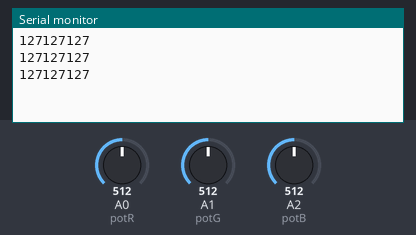
This sketch was run on a simulated Arduino Uno, built with avr-gcc and run on an emulated ATmega328P. Shown: the last lines printed to the serial monitor. The test bench sets the inputs (shaded band); at power-on: A0 (potR) = 512, A1 (potG) = 512, A2 (potB) = 512.

Above: at 1.3 s.
1.4 s: A0 (potR) set to 716
At 1.9 s:
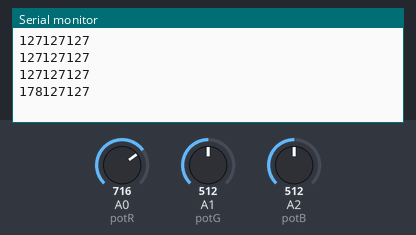
2.9 s: A1 (potG) set to 716
At 3.4 s:
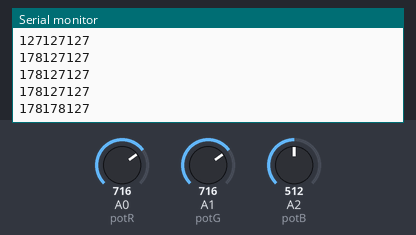
4.4 s: A2 (potB) set to 716
At 4.9 s:
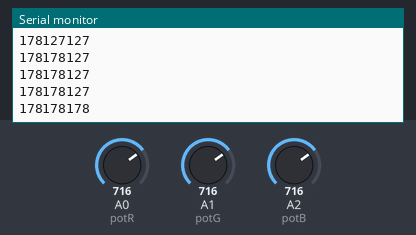
5.9 s: A0 (potR) set to 900
At 6.4 s:
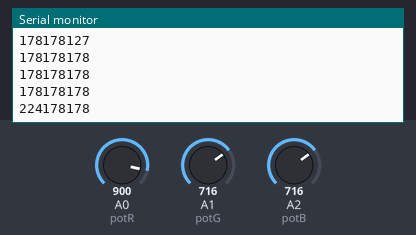
7.4 s: A1 (potG) set to 900
At 7.9 s:
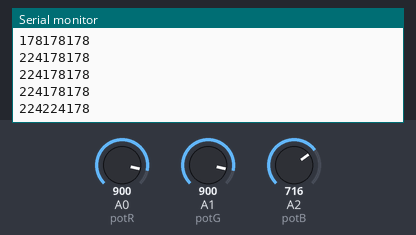
8.9 s: A2 (potB) set to 900
At 9.4 s:
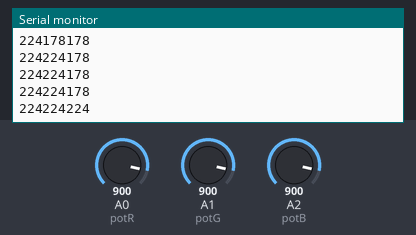
Timing chart, 0 to 11.4 s (numbered marks = the images above; inputs shaded):
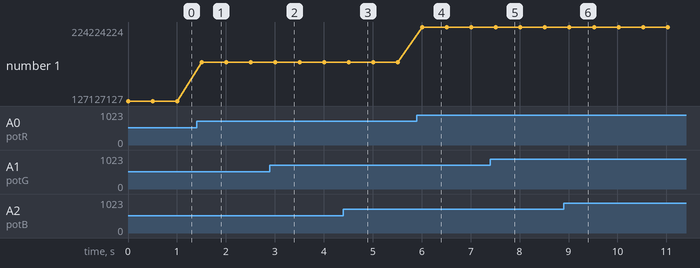

The sketch:

minipro.ino
```cpp
int valR, valG , valB ;
int r , g , b;
const int potR = A0;
const int potG = A1;
const int potB = A2;

void setup() {
  // put your setup code here, to run once:
  Serial.begin(9600);
}


void loop() {
  // put your main code here, to run repeatedly:
  valR = analogRead(potR);
  valG = analogRead(potG);
  valB = analogRead(potB);

  r = (valR  / 1023.0) * 255.0 ;
  g = (valG  / 1023.0) * 255.0 ;
  b = (valB / 1023.0) * 255.0 ;
  /*Serial.print("Red");
  Serial.println(r);
  Serial.print("Green");
  Serial.println(g);
  Serial.print("Blue");
  Serial.println(b);*/
  Serial.println(addzeros(String(r)) +addzeros(String(g))
  + addzeros(String(b)));
  delay(500);
}
String addzeros(String  x){
  String y = "";
  switch(x.length()){
  case 3:
    y = x;
    break;
  case 2:
    y = "0" + x ;
    break;
  default:
    y = "00" + x  ;
  break;
}
return y ;
}
```

Measured:
- after the input at 1.4 s, the serial monitor: prints a new line after 0.10 s (image 1)
- after the input at 2.9 s, the serial monitor: prints a new line after 0.11 s (image 2)
- after the input at 4.4 s, the serial monitor: prints a new line after 0.11 s (image 3)
- after the input at 5.9 s, the serial monitor: prints a new line after 0.11 s (image 4)
- after the input at 7.4 s, the serial monitor: prints a new line after 0.12 s (image 5)
- after the input at 8.9 s, the serial monitor: prints a new line after 0.12 s (image 6)
- plotted number 1: 127127127 → 178127127 after the input at 1.4 s, 178127127 → 178178127 after the input at 2.9 s, 178178127 → 178178178 after the input at 4.4 s, 178178178 → 224178178 after the input at 5.9 s, 224178178 → 224224178 after the input at 7.4 s
